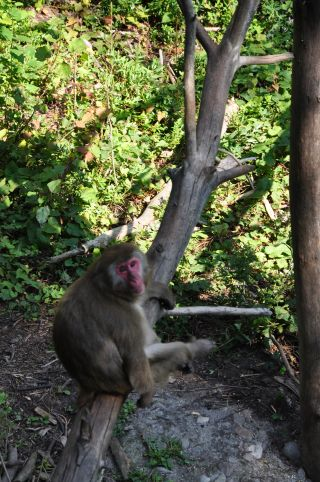
#> input picture dev_tools/opencv/practical_python_and_opencv/images/baboon1.jpg, 320 x 482 px
$ python grayscale_histgram.py --image images/baboon1.jpg   (Python 2 division)
#> lines starting #> are read from the running program, lines starting #| are printed output that depends on the picture
#!/usr/bin/env python
#coding=utf-8

'''
功能: 灰度图直方图
	统计图像中的像素值个数.

Keep in mind:
	实际调用的还是 cv2.split() 函数.
'''
from matplotlib import pyplot as plt
import numpy as np
import argparse
import cv2
import os
import copy

ap = argparse.ArgumentParser()
ap.add_argument("-i", "--image", required=True,
	help = "Path to the image")

args = vars(ap.parse_args())

if os.path.exists(args["image"]):
	image = cv2.imread(args["image"])
#> image is the input picture: shape (482, 320, 3); mean B, G, R 65.5, 91.9, 86.2
	image_copy = copy.deepcopy(image)
	cv2.imshow("original", image)
	cv2.waitKey(0)

	image = cv2.cvtColor(image, cv2.COLOR_RGB2GRAY)
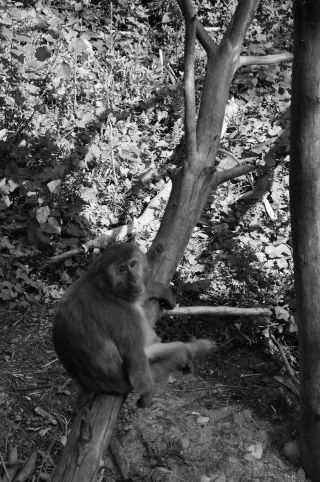
#> image: shape (482, 320); min 0, max 253, mean 83.4
	cv2.imshow("GrayScale", image)
	cv2.waitKey(0)

	hist = cv2.calcHist([image], [0], None, [256], [0, 256])
#> hist = 256 values, max 1483 at index 40, min 0 at index 254, mean 602.5
	print hist.shape
#| (256, 1)

	plt.figure()
	plt.title("HistGram of a GrayScale image")
	plt.xlabel("bins")
	plt.ylabel("# of pixels")
	plt.plot(hist)
	plt.xlim([0, 256])
	plt.show()
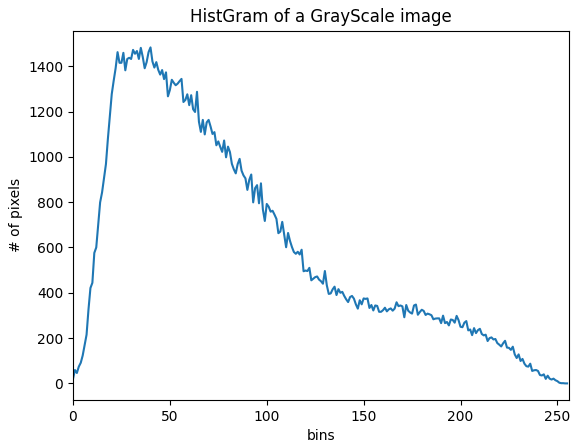
#> figure drawn by matplotlib, 1 panel; curve peaks at x = 40, y = 1483

	cv2.waitKey(10)

$ run again, on dev_tools/opencv/practical_python_and_opencv/images/baboon3.jpg
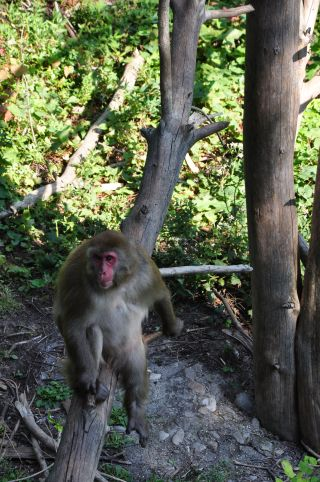
#> input picture dev_tools/opencv/practical_python_and_opencv/images/baboon3.jpg, 320 x 482 px
#> image is the input picture: shape (482, 320, 3); mean B, G, R 79, 98.7, 92.3
#> `image = cv2.cvtColor(image, cv2.COLOR_RGB2GRAY)`:
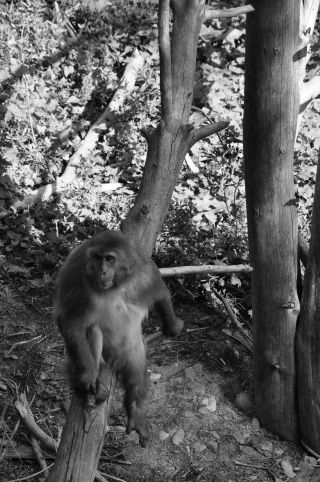
#> image: shape (482, 320); min 0, max 255, mean 92.1
#> hist = 256 values, max 1470 at index 35, min 5 at index 255, mean 602.5
#| (256, 1)
#> `plt.show()`:
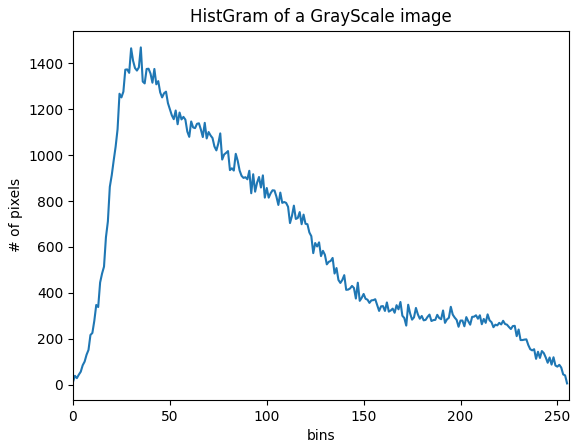
#> figure drawn by matplotlib, 1 panel; curve peaks at x = 35, y = 1470

$ run again, on dev_tools/opencv/practical_python_and_opencv/images/baboon4.jpg
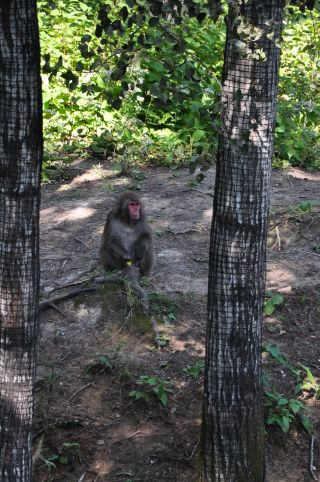
#> input picture dev_tools/opencv/practical_python_and_opencv/images/baboon4.jpg, 320 x 482 px
#> image is the input picture: shape (482, 320, 3); mean B, G, R 73.6, 85, 79.8
#> `image = cv2.cvtColor(image, cv2.COLOR_RGB2GRAY)`:
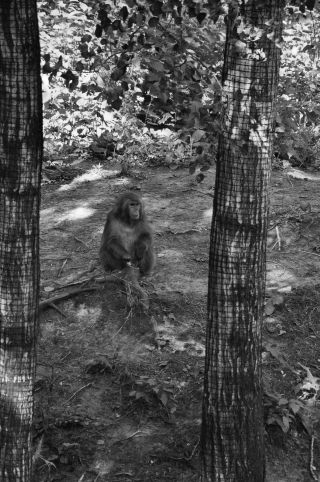
#> image: shape (482, 320); min 0, max 254, mean 81
#> hist = 256 values, max 1800 at index 55, min 0 at index 255, mean 602.5
#| (256, 1)
#> `plt.show()`:
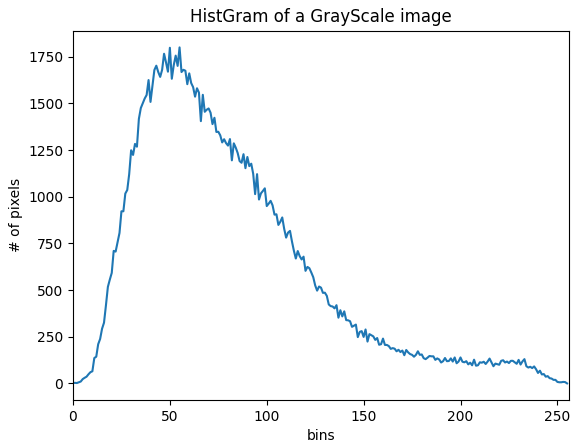
#> figure drawn by matplotlib, 1 panel; curve peaks at x = 55, y = 1800
